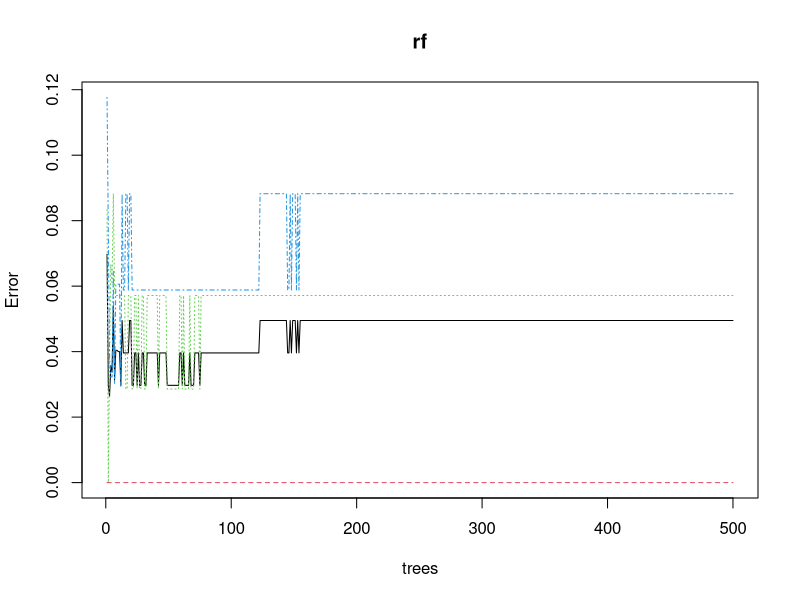
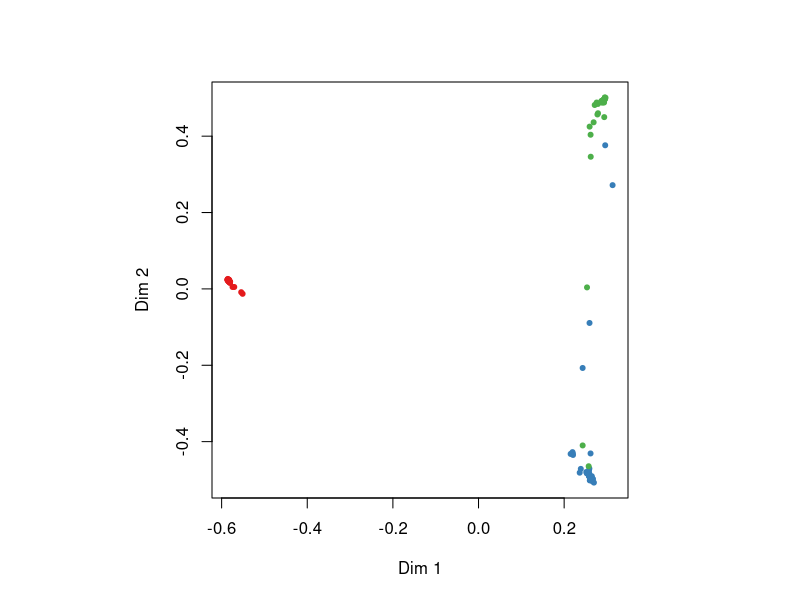
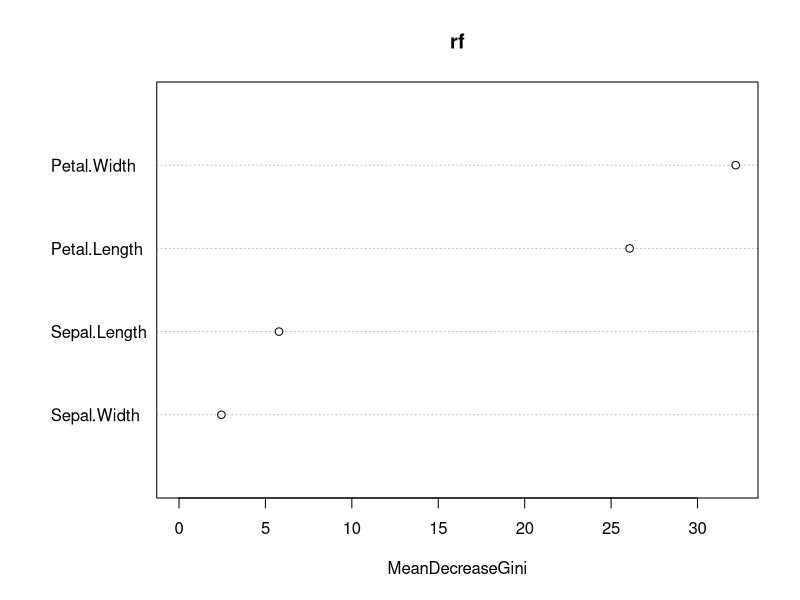

Source code (R) for these figures, in order:
# Random Forest Model 

# Based on this guide: https://www.r-bloggers.com/2021/04/random-forest-in-r/

# Load library
library(randomForest)
library(datasets)
library(caret)

# Using sample dataset iris
data<-iris
str(data)

# Ensure sample size is the same across categories
data$Species <- as.factor(data$Species)
table(data$Species)

# Lets start with random seed so the outcome will be repeatable and store train and test data.
set.seed(222)
ind <- sample(2, nrow(data), replace = TRUE, prob = c(0.7, 0.3))
train <- data[ind==1,]
test <- data[ind==2,]

# Run the random forest code on the training data
rf <- randomForest(Species~., data=train, proximity=TRUE)
print(rf)

# you can plot the model
plot(rf)
MDSplot(rf, train$Species)
varImpPlot(rf)

# prediction and confusion matrix
p1 <- predict(rf, train)
confusionMatrix(p1, train$ Species)

# run prediction and confusion on the test data now
p2 <- predict(rf, test)
confusionMatrix(p2, test$ Species)

